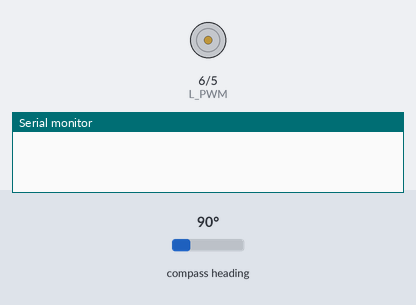
Simulated run of this sketch. Board: Arduino Uno, built with avr-gcc and run on an emulated ATmega328P. Parts: motor-driver pin pairs drawn as motors (green arrow = first pin HIGH = forward, orange = second pin HIGH = backward, longer = more drive), the last lines printed to the serial monitor. The test bench sets the inputs (shaded band); at power-on: compass heading 90°.

Above: at 0.1 s.
At 0.6 s:
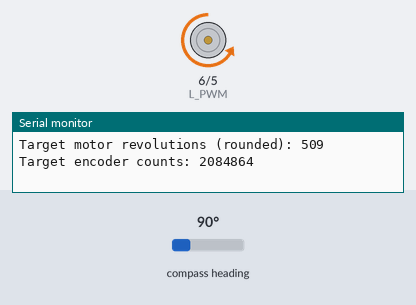
Timing chart, 0 to 2.1 s (numbered marks = the images above):
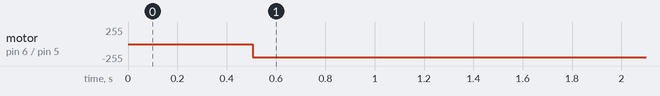

Measured:
- by itself, motor on pin 6 (L_PWM) / pin 5 (R_PWM): stopped → backward 200/255 at 0.51 s

The sketch:

Position_Control_Test.ino
```cpp
#include <Wire.h>
#include <AS5600.h>

AS5600 encoder;

// ---- Encoder / gearing config ----
const int32_t COUNTS_PER_REV   = 4096;   // AS5600 counts per motor shaft revolution
const float   GEAR_RATIO       = 101.8;  // Motor revs per 1 output gear rev (your measured ratio)
const float   TARGET_WHEEL_REV = 5.0;    // Desired output gear rotations

// ---- BTS7960 pins ----
const int R_PWM = 5;   // Forward PWM
const int L_PWM = 6;   // Reverse PWM
// R_EN and L_EN are wired directly to 5V in hardware

// ---- Motor helpers ----
void motor_forward(int pwm) {
  analogWrite(R_PWM, pwm);
  analogWrite(L_PWM, 0);
}

// Strong electrical braking (shorts motor via H-bridge)
void motor_brake() {
  analogWrite(R_PWM, 255);
  analogWrite(L_PWM, 255);
}

// Let motor coast (no drive)
void motor_coast() {
  analogWrite(R_PWM, 0);
  analogWrite(L_PWM, 0);
}

void setup() {
  Serial.begin(115200);

  pinMode(R_PWM, OUTPUT);
  pinMode(L_PWM, OUTPUT);

  Wire.begin();
  Wire.setClock(400000);  // fast I2C for AS5600

  encoder.begin();
  encoder.setDirection(AS5600_CLOCK_WISE);

  delay(500);  // just to let everything power up and settle (motor is OFF here)

  // ---- Compute target total motor counts ----
  const float targetMotorRevsF = TARGET_WHEEL_REV * GEAR_RATIO;
  const long  targetMotorRevs  = (long)(targetMotorRevsF + 0.5f);  // round to nearest
  const long  targetCounts     = targetMotorRevs * COUNTS_PER_REV;

  Serial.println("Starting 5 wheel rotations test (no extra pre-motion)...");
  Serial.print("Target motor revolutions (rounded): ");
  Serial.println(targetMotorRevs);
  Serial.print("Target encoder counts: ");
  Serial.println(targetCounts);

  // ---- Initialize encoder integration state right before motion ----
  long     cumCounts = 0;
  uint16_t lastRaw   = encoder.rawAngle();

  // ---- Turn motor on and IMMEDIATELY start counting ----
  const int DRIVE_PWM = 200;  // tune speed if you want slower/faster
  motor_forward(DRIVE_PWM);

  while (labs(cumCounts) < targetCounts) {
    uint16_t raw = encoder.rawAngle();

    // Signed delta with wrap-around handling (0..4095)
    int16_t delta = (int16_t)raw - (int16_t)lastRaw;
    if (delta > 2048)       delta -= 4096;
    else if (delta < -2048) delta += 4096;

    cumCounts += delta;
    lastRaw = raw;

    // (Optional) uncomment for debugging
    // Serial.println(cumCounts);
  }

  // ---- Stop motor with braking, then release ----
  motor_brake();   // lock it quickly
  delay(100);      // let it come fully to rest
  motor_coast();   // then relax the bridge

  Serial.println("\nDone! Reached target counts.");

  float motorRevs = (float)cumCounts / (float)COUNTS_PER_REV;
  float wheelRevs = motorRevs / GEAR_RATIO;

  Serial.print("Total motor revs measured: ");
  Serial.println(motorRevs, 4);

  Serial.print("Total wheel revs measured (based on ratio): ");
  Serial.println(wheelRevs, 4);

  Serial.println("\nTest complete.");
}

void loop() {
  // nothing here
}
```
